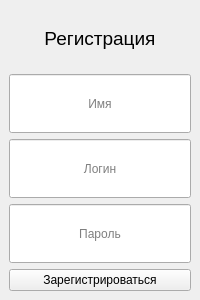
<?xml version="1.0" encoding="UTF-8"?>
<ui version="4.0">
 <class>RegistrationForm</class>
 <widget class="QMainWindow" name="RegistrationForm">
  <property name="geometry">
   <rect>
    <x>0</x>
    <y>0</y>
    <width>200</width>
    <height>300</height>
   </rect>
  </property>
  <property name="windowTitle">
   <string>MainWindow</string>
  </property>
  <widget class="QWidget" name="centralwidget">
   <layout class="QVBoxLayout" name="verticalLayout_2">
    <item>
     <layout class="QVBoxLayout" name="verticalLayout">
      <item>
       <widget class="QLabel" name="infoLabel">
        <property name="sizePolicy">
         <sizepolicy hsizetype="MinimumExpanding" vsizetype="MinimumExpanding">
          <horstretch>0</horstretch>
          <verstretch>0</verstretch>
         </sizepolicy>
        </property>
        <property name="font">
         <font>
          <pointsize>14</pointsize>
         </font>
        </property>
        <property name="text">
         <string>Регистрация</string>
        </property>
        <property name="alignment">
         <set>Qt::AlignCenter</set>
        </property>
       </widget>
      </item>
      <item>
       <widget class="QLineEdit" name="nameText">
        <property name="sizePolicy">
         <sizepolicy hsizetype="MinimumExpanding" vsizetype="MinimumExpanding">
          <horstretch>0</horstretch>
          <verstretch>0</verstretch>
         </sizepolicy>
        </property>
        <property name="alignment">
         <set>Qt::AlignCenter</set>
        </property>
        <property name="placeholderText">
         <string>Имя</string>
        </property>
       </widget>
      </item>
      <item>
       <widget class="QLineEdit" name="loginText">
        <property name="sizePolicy">
         <sizepolicy hsizetype="MinimumExpanding" vsizetype="MinimumExpanding">
          <horstretch>0</horstretch>
          <verstretch>0</verstretch>
         </sizepolicy>
        </property>
        <property name="alignment">
         <set>Qt::AlignCenter</set>
        </property>
        <property name="placeholderText">
         <string>Логин</string>
        </property>
       </widget>
      </item>
      <item>
       <widget class="QLineEdit" name="passwordText">
        <property name="sizePolicy">
         <sizepolicy hsizetype="MinimumExpanding" vsizetype="MinimumExpanding">
          <horstretch>0</horstretch>
          <verstretch>0</verstretch>
         </sizepolicy>
        </property>
        <property name="alignment">
         <set>Qt::AlignCenter</set>
        </property>
        <property name="placeholderText">
         <string>Пароль</string>
        </property>
       </widget>
      </item>
      <item>
       <widget class="QPushButton" name="registrationButton">
        <property name="text">
         <string>Зарегистрироваться</string>
        </property>
       </widget>
      </item>
     </layout>
    </item>
   </layout>
  </widget>
  <widget class="QMenuBar" name="menubar">
   <property name="geometry">
    <rect>
     <x>0</x>
     <y>0</y>
     <width>200</width>
     <height>22</height>
    </rect>
   </property>
  </widget>
 </widget>
 <resources/>
 <connections/>
</ui>
